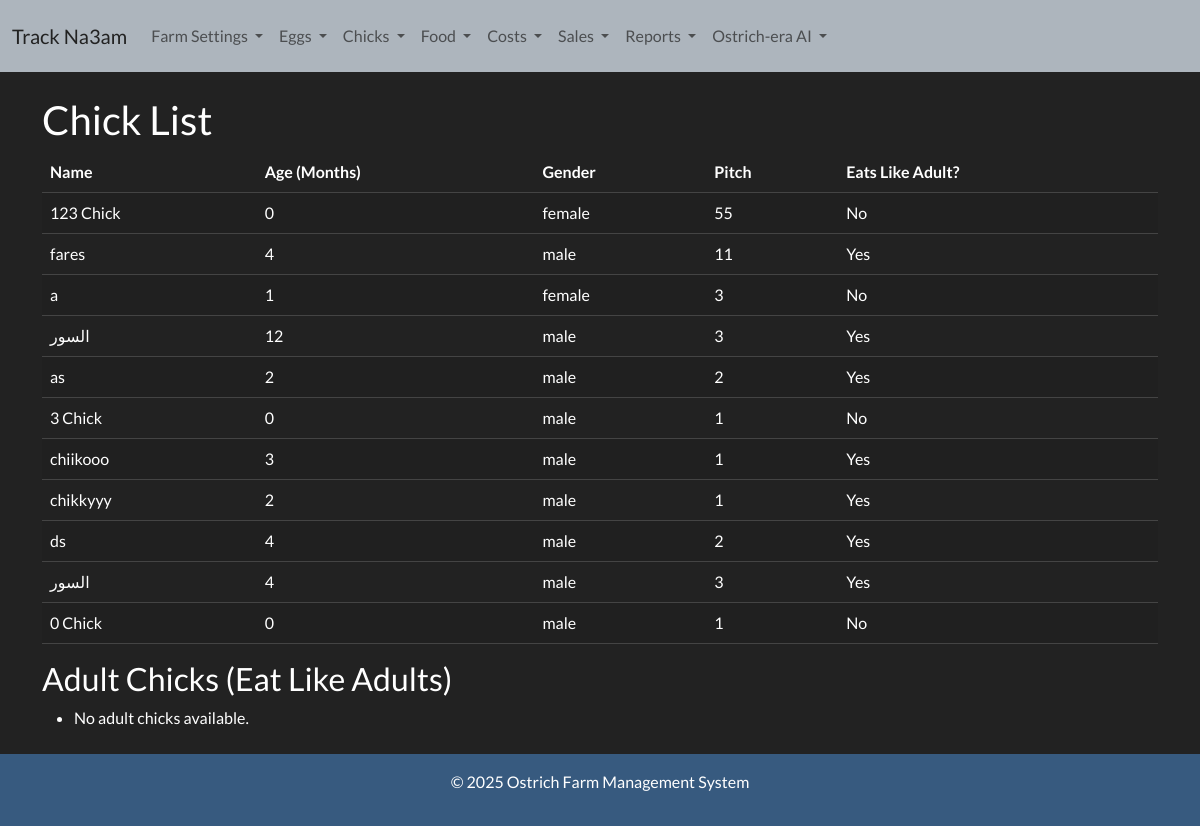
Page /chick-list/ on the committed database.
### ostrich/models.py (models this page shows, shortened)
class Chick(models.Model):
    GENDER_CHOICES = [
        ('male', 'Male'),
        ('female', 'Female')
    ]
    sale_choices = (
        ('exists','exists'),
        ('sold','sold'),
    )
    name = models.CharField(max_length=100)
    creation_date = models.DateField(default=timezone.now)  # Date when the chick was created
    initial_age_in_months = models.PositiveIntegerField(null=True, blank=True)  # Optional for externally purchased chicks
    gender = models.CharField(max_length=10, choices=GENDER_CHOICES)
    pitch = models.ForeignKey('Pitch', on_delete=models.PROTECT, related_name='chicks', null=True, blank=True)
    status = models.CharField(max_length= 100,default="exists", choices = sale_choices, null=True)
    @property
    def age_in_months(self):
        if self.initial_age_in_months is not None:
            return self.initial_age_in_months + self._calculate_dynamic_age()
        else:
            return self._calculate_dynamic_age()
    def _calculate_dynamic_age(self):
        if not self.creation_date:
            return 0
        today = timezone.now().date()
        age_days = (today - self.creation_date).days
        return age_days // 30  # Approximate months (30 days per month)
    @property
    def eats_like_adult(self):
        return self.age_in_months >= 2

class Pitch(models.Model):
    pitch_number = models.IntegerField(unique=True)

### ostrich/views.py (the view)
# urls.py: path('chick-list/', views.chick_list, name='chick_list'),
def chick_list(request):
    chicks = Chick.objects.all().order_by('-creation_date')
    paginator = Paginator(chicks, 20)  # Show 20 chicks per page
    page_number = request.GET.get('page')
    page_chicks = paginator.get_page(page_number)
    return render(request, 'chicks/chick_list.html', {'chicks': page_chicks})

### templates/chicks/chick_list.html
{% extends 'base.html' %}
{% block content %}
<h2>Chick List</h2>
<table class="table table-striped">
    <thead>
        <tr>
            <th>Name</th>
            <th>Age (Months)</th>
            <th>Gender</th>
            <th>Pitch</th>
            <th>Eats Like Adult?</th>
        </tr>
    </thead>
    <tbody>
        {% for chick in chicks %}
        <tr>
            <td>{{ chick.name }}</td>
            <td>{{ chick.age_in_months }}</td>
            <td>{{ chick.gender }}</td>
            <td>{{ chick.pitch.pitch_number|default:"Not assigned" }}</td>
            <td>{{ chick.eats_like_adult|yesno:"Yes,No" }}</td>
        </tr>
        {% empty %}
        <tr>
            <td colspan="5" class="text-center">No chicks available.</td>
        </tr>
        {% endfor %}
    </tbody>
</table>
<h3>Adult Chicks (Eat Like Adults)</h3>
<ul>
    {% for chick in adult_chicks %}
    <li>{{ chick.name }} ({{ chick.age_in_months }} months old)</li>
    {% empty %}
    <li>No adult chicks available.</li>
    {% endfor %}
</ul>
{% endblock %}

### rows in the picture
Chick: name "123 Chick", age_in_months "0", gender "female", pitch.pitch_number "55", eats_like_adult "No"
Chick: name "fares", age_in_months "4", gender "male", pitch.pitch_number "11", eats_like_adult "Yes"
Chick: name "a", age_in_months "1", gender "female", pitch.pitch_number "3", eats_like_adult "No"
Chick: name "السور", age_in_months "12", gender "male", pitch.pitch_number "3", eats_like_adult "Yes"
Chick: name "as", age_in_months "2", gender "male", pitch.pitch_number "2", eats_like_adult "Yes"
Chick: name "3 Chick", age_in_months "0", gender "male", pitch.pitch_number "1", eats_like_adult "No"
Chick: name "chiikooo", age_in_months "3", gender "male", pitch.pitch_number "1", eats_like_adult "Yes"
Chick: name "chikkyyy", age_in_months "2", gender "male", pitch.pitch_number "1", eats_like_adult "Yes"
Chick: name "ds", age_in_months "4", gender "male", pitch.pitch_number "2", eats_like_adult "Yes"
Chick: name "السور", age_in_months "4", gender "male", pitch.pitch_number "3", eats_like_adult "Yes"
Chick: name "0 Chick", age_in_months "0", gender "male", pitch.pitch_number "1", eats_like_adult "No"
